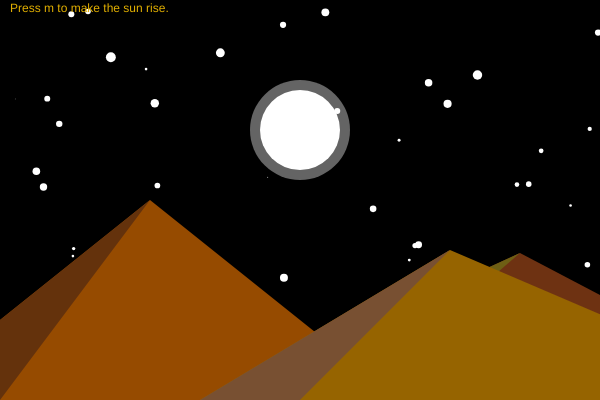
Frame 1 (no input)
Frame 60 (no input): identical to frame 1, image omitted
Frame 120 (the mouse pressed at the canvas centre since frame 60): identical to frame 1, image omitted

The p5.js sketch that drew this single still picture (run headless with seeded random() and noise() and a simulated clock; from frame 60 on, the mouse is pressed at the canvas centre):

// p5.js sketch
// ── sketch.js
function setup() {
  createCanvas(600, 400);
}

let sunY = 600;
let moonY = 130;
let red = 0;
let green = 0;
let blue = 0;
let i = 0;
let stars = [];
let starO = 255;
let sunrise = false;
let sunset = true;

function draw() {
  background(red, green, blue);
  noStroke();

  // stars
  while (i < 50) {
    starsMake();
    i++;
  }
  for (let s of stars) {
    fill(255, 255, 255, starO);
    circle(s.x, s.y, s.size);
  }

  // sun
  fill(255, 100, 0, 100);
  circle(300, sunY, 180);
  fill(255, 100, 0, 100);
  circle(300, sunY, 140);

  // moon
  fill(255, 255, 255, 255);
  circle(300, moonY, 80);
  fill(255, 255, 255, 100);
  circle(300, moonY, 100);

  //pyramids
  fill(110, 50, 18);
  triangle(200, 400, 520, 253, 800, 400);
  fill(110, 95, 20);
  triangle(200, 400, 520, 253, 350, 400);

  fill(150, 75, 0);
  triangle(-100, 400, 150, 200, 400, 400);
  fill(100, 50, 12);
  triangle(-100, 400, 150, 200, 0, 400);

  fill(150, 100, 0);
  triangle(200, 400, 450, 250, 800, 400);
  fill(120, 80, 50);
  triangle(200, 400, 450, 250, 300, 400);

  if (keyIsPressed === true) {
    if (keyCode === 77) {
      sunrise = true;
      sunset = false;
    }
  }

  if (keyIsPressed === true) {
    if (keyCode === 78) {
      sunrise = false;
      sunset = true;
    }
  }

  if (sunrise) {
    if (moonY <= 600 && sunY >= 130) {
      moonY += 2;
      starO -= 2;
      sunY -= 2;
    }

    if (sunY < 480) {
      if (red < 225) {
        red += 4;
      }
      if (green < 175) {
        green += 1;
      }
    }

    fill(0, 0, 0);
    text("Press n to make the sun set.", 10, 12);
  }

  if (sunset) {
    if (moonY >= 132 && sunY <= 600) {
      moonY -= 2;
      starO += 2;
      sunY += 2;
    }

    if (sunY > 250) {
      if (red > 0) {
        red -= 4;
      }
      if (green > 0) {
        green -= 3;
      }
    }
    fill(225, 175, 0);
    text("Press m to make the sun rise.", 10, 12);
  }
}

function starsMake() {
  stars.push({
    x: random(0, 600),
    y: random(0, 400),
    size: random(0, 10),
  });
}

function mouseReleased() {
  if (sunY <= 130) {
    red = random(0, 255);
    green = random(0, 255);
    blue = random(0, 255);
  }
}

function keyPressed() {
  if (key === "m") {
  }
  if (key === "n") {
    if (moonY < 600) {
    }
  }
}

const job = class {
  constructor(name, salary) {
    this.name = name;
    this.salary = salary;
  }

  pay(hours) {
    return salary * hours;
  }
};

const USG_AV = new job("USG AV Technician", 16.5);
